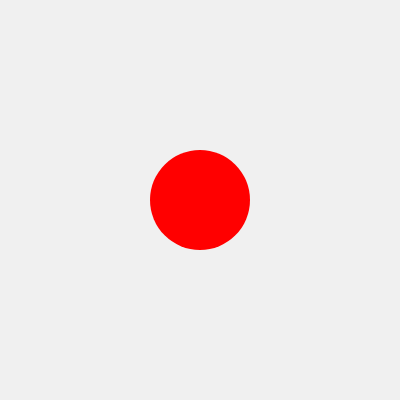
Frame 1 (no input)
Frame 60 (no input): identical to frame 1, image omitted
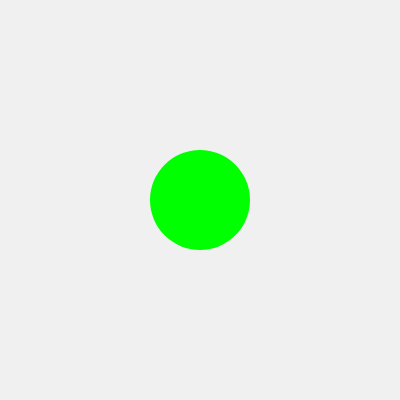
Frame 120 (the mouse pressed at the canvas centre since frame 60)

The p5.js sketch that drew these frames (run headless with seeded random() and noise() and a simulated clock; from frame 60 on, the mouse is pressed at the canvas centre):

// p5.js sketch
// ── sketch.js
let hasChanged = false;

function setup() {
  createCanvas(400, 400);
}

function draw() {
  background(240);
  noStroke();
  
  if (hasChanged) {
    fill(0, 255, 0); // Green
  } else {
    fill(255, 0, 0); //Red
  }
  
  ellipse(width / 2, height / 2, 100, 100); // Circle in the center
}

function mousePressed() {
  
  let d = dist(mouseX, mouseY, width / 2, height / 2);
  
  if (d < 50) { 
    hasChanged = !hasChanged; // Toggle the hasChanged state
    console.log("Button Pressed");
  }
  
}
